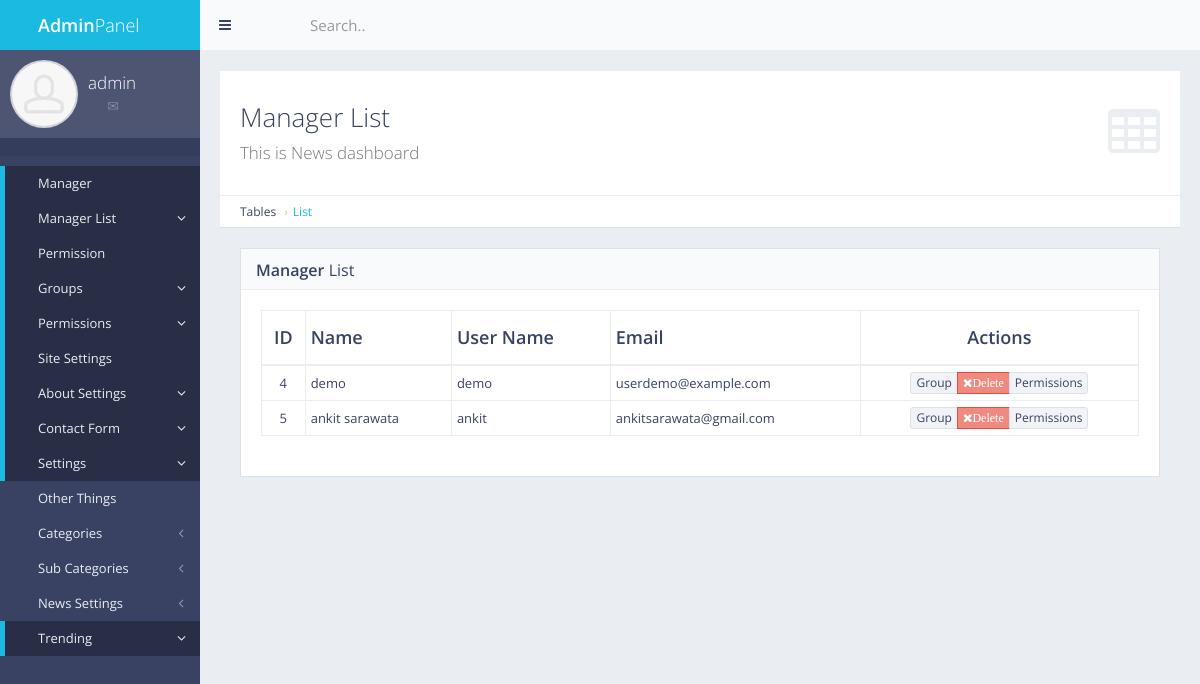
Page /panel/manager/list/ (signed in) on the committed database.
### manager/models.py (models this page shows, shortened)
class Manager(models.Model):
    name = models.CharField(max_length=250)
    uname = models.CharField(default="",max_length=250)
    email = models.CharField(max_length=250)

### manager/views.py (the view)
# urls.py: path('panel/manager/list/', views.manager_list, name='manager_list'),
def manager_list(request):
    if not request.user.is_authenticated:
        return redirect('mylogin')
    prem = 0
    for i in request.user.groups.all():
        if i.name == 'masteruser': prem = 1
    if prem == 0:
        error = 'Access Denied'
        return render(request, 'back/error.html', {'error': error})
    manager = Manager.objects.all()
    return render(request, 'back/manager_list.html',{'manager':manager})

### myapp/templatetags/extra_auth.py (called while the page is built)
@register.filter(name="has_group")
def has_group(user, group_name):
    return user.groups.filter(name=group_name).exists()

### myapp/templates/back/manager_list.html (shortened to what this page needs)
{% extends 'back/master.html' %}
{% load static %}
{% block mainblock %}
                    <div id="page-content">
                        <div class="content-header">
                            <div class="header-section">
                                <h1>
                                    <i class="fa fa-table"></i>Manager List<br><small>This is News dashboard</small>
                                </h1>
                            </div>
                        </div>
                        <ul class="breadcrumb breadcrumb-top">
                            <li>Tables</li>
                            <li><a href="manager/list/">List</a></li>
                        </ul>
                        <div class="block full">
                            <div class="block-title">
                                <h2><strong>Manager</strong> List</h2>
                            </div>
                            <div class="table-responsive">
                                <table id="example-datatable" class="table table-vcenter table-condensed table-bordered">
                                    <thead>
                                        <tr>
                                            <th class="text-center">ID</th>
                                            <th>Name</th>
                                            <th>User Name</th>
                                            <th>Email</th>
                                            <th class="text-center">Actions</th>
                                        </tr>
                                    </thead>
                                    <tbody>
                                    {% for c in manager %}
                                        <tr>
                                            <td class="text-center">{{c.pk}}</td>
                                            <td>{{c.name}}</td>
                                            <td>{{c.uname}}</td>
                                            <td>{{c.email}}</td>
                                            <td class="text-center">
                                                <div class="btn-group">
                                                    <a href="{% url 'user_group' id=c.pk %}" data-toggle="tooltip" title="group" class="btn btn-xs btn-default">Group</i></a>
                                                    <a href="{% url 'manager_del' id=c.pk %}" data-toggle="tooltip" title="Delete" class="btn btn-xs btn-danger"><i class="fa fa-times">Delete</i></a>
                                                    <a href="{% url 'user_perms' id=c.pk %}" data-toggle="tooltip" title="group" class="btn btn-xs btn-default">Permissions</i></a>
                                                </div>
                                            </td>
                                        </tr>
                                    {% endfor %}
                                </table>
                            </div>
                        </div>
                    </div>
 {% endblock %}

### myapp/templates/back/master.html (shortened to what this page needs)
{% load static %}
{% load extra_auth %}
{% if user.is_authenticated %}
<!DOCTYPE html>
 <html class="no-js" lang="en">
<head>
    <link rel="stylesheet" href="{% static "back/css/bootstrap.min.css" %}">
    <link rel="stylesheet" href="{% static "back/css/plugins.css" %}">
    <link rel="stylesheet" href="{% static "back/css/main.css" %}">
    <link rel="stylesheet" href="{% static "back/css/themes.css" %}">
</head>
<body>
<div id="page-wrapper">
    <div id="page-container" class="sidebar-partial sidebar-visible-lg sidebar-no-animations">
        <div id="sidebar">
            <div id="sidebar-scroll">
                <div class="sidebar-content">
                    <a href="/panel" class="sidebar-brand">
                        <i class="gi gi-flash"></i><span class="sidebar-nav-mini-hide"><strong>Admin</strong>Panel</span>
                    </a>
                    <div class="sidebar-section sidebar-user clearfix sidebar-nav-mini-hide">
                        <div class="sidebar-user-avatar">
                            <a href="page_ready_user_profile.html">
                                <img src="{% static "back/img/placeholders/avatars/avatar2.jpg" %}" alt="avatar">
                            </a>
                        </div>
                        <div class="sidebar-user-name">{{request.user}}</div>
                        <div class="sidebar-user-links">
                            <a href="page_ready_user_profile.html" data-toggle="tooltip" data-placement="bottom" title="Profile"><i class="gi gi-user"></i></a>
                            <a href="page_ready_inbox.html" data-toggle="tooltip" data-placement="bottom" title="Messages"><i class="gi gi-envelope"></i></a>
                            <a href="{% url 'change_pass' %}" class="enable-tooltip" data-placement="bottom" title="Settings"><i class="gi gi-cogwheel"></i></a>
                            <a href="{% url 'mylogout' %}" data-toggle="tooltip" data-placement="bottom" title="Logout"><i class="gi gi-exit"></i></a>
                        </div>
                    </div>
                    <ul class="sidebar-section sidebar-themes clearfix sidebar-nav-mini-hide">
                    </ul>
                    <ul class="sidebar-nav">
                        {% if request.user|has_group:"masteruser" %}
                        <li>
                         <a href="{% url 'panel' %}" class=" active"><i class="gi gi-stopwatch sidebar-nav-icon"></i><span class="sidebar-nav-mini-hide">Manager</span></a>
                         </li>
                        <li>
                            <a href="{% url 'manager_list' %}" class=" active"><i class="fa fa-angle-left sidebar-nav-indicator sidebar-nav-mini-hide"></i><i class="gi gi-show_big_thumbnails sidebar-nav-icon"></i><span class="sidebar-nav-mini-hide">Manager List</span></a>
                        </li>
                        <li>
                         <a href="{% url 'panel' %}" class=" active"><i class="gi gi-stopwatch sidebar-nav-icon"></i><span class="sidebar-nav-mini-hide">Permission</span></a>
                         </li>
                        <li>
                            <a href="{% url 'manager_group' %}" class=" active"><i class="fa fa-angle-left sidebar-nav-indicator sidebar-nav-mini-hide"></i><i class="gi gi-show_big_thumbnails sidebar-nav-icon"></i><span class="sidebar-nav-mini-hide">Groups</span></a>
                        </li>
                         <li>
                            <a href="{% url 'manager_perms' %}" class=" active"><i class="fa fa-angle-left sidebar-nav-indicator sidebar-nav-mini-hide"></i><i class="gi gi-show_big_thumbnails sidebar-nav-icon"></i><span class="sidebar-nav-mini-hide">Permissions</span></a>
                        </li>
                         <li>
                         <a href="{% url 'site_settings' %}" class=" active"><i class="gi gi-stopwatch sidebar-nav-icon"></i><span class="sidebar-nav-mini-hide">Site Settings</span></a>
                         </li>
                        <li>
                            <a href="{% url 'about_settings' %}" class=" active"><i class="fa fa-angle-left sidebar-nav-indicator sidebar-nav-mini-hide"></i><i class="gi gi-show_big_thumbnails sidebar-nav-icon"></i><span class="sidebar-nav-mini-hide">About Settings</span></a>
                        </li>
                          <li>
                            <a href="{% url 'contact_show' %}" class=" active"><i class="fa fa-angle-left sidebar-nav-indicator sidebar-nav-mini-hide"></i><i class="gi gi-show_big_thumbnails sidebar-nav-icon"></i><span class="sidebar-nav-mini-hide">Contact Form</span></a>
                        </li>
                        <li>
                            <a href="{% url 'site_settings' %}" class=" active"><i class="fa fa-angle-left sidebar-nav-indicator sidebar-nav-mini-hide"></i><i class="gi gi-show_big_thumbnails sidebar-nav-icon"></i><span class="sidebar-nav-mini-hide">Settings</span></a>
                        </li>
                             {% endif %}
                         <li>
                         <a href="{% url 'site_settings' %}" class="sidebar-nav-menu"><i class="gi gi-stopwatch sidebar-nav-icon"></i><span class="sidebar-nav-mini-hide">Other Things</span></a>
                         </li>
                            <li>
                            <a href="#" class="sidebar-nav-menu"><i class="fa fa-angle-left sidebar-nav-indicator sidebar-nav-mini-hide"></i><i class="gi gi-show_big_thumbnails sidebar-nav-icon"></i><span class="sidebar-nav-mini-hide">Categories</span></a>
                        </li>
                        <li>
                            <a href="#" class="sidebar-nav-menu"><i class="fa fa-angle-left sidebar-nav-indicator sidebar-nav-mini-hide"></i><i class="gi gi-show_big_thumbnails sidebar-nav-icon"></i><span class="sidebar-nav-mini-hide">Sub Categories</span></a>
                        </li>
                        <li>
                            <a href="#" class="sidebar-nav-menu"><i class="fa fa-angle-left sidebar-nav-indicator sidebar-nav-mini-hide"></i><i class="gi gi-show_big_thumbnails sidebar-nav-icon"></i><span class="sidebar-nav-mini-hide">News Settings</span></a>
                        </li>
                          <li>
                            <a href="{% url 'trending_add' %}" class=" active"><i class="fa fa-angle-left sidebar-nav-indicator sidebar-nav-mini-hide"></i><i class="gi gi-show_big_thumbnails sidebar-nav-icon"></i><span class="sidebar-nav-mini-hide">Trending</span></a>
                        </li>
                    </ul>
                </div>
            </div>
        </div>
        <div id="main-container">
            <header class="navbar navbar-default">
                <ul class="nav navbar-nav-custom">
                    <li>
                        <a href="javascript:void(0)" onclick="App.sidebar('toggle-sidebar');this.blur();">
                            <i class="fa fa-bars fa-fw"></i>
                        </a>
                    </li>
                    <li class="dropdown">
                        <a href="javascript:void(0)" class="dropdown-toggle" data-toggle="dropdown">
                            <i class="gi gi-settings"></i>
                        </a>
                    </li>
                </ul>
                <form action="page_ready_search_results.html" method="post" class="navbar-form-custom">
                    <div class="form-group">
                        <input type="text" id="top-search" name="top-search" class="form-control" placeholder="Search..">
                    </div>
                </form>
            </header>
            <div id="page-content">
                {% block mainblock %}
                {% endblock %}
            </div>
        </div>
    </div>
</div>
</body>
</html>
{% endif %}

### rows in the picture
Manager: pk "4", name "demo", uname "demo", email "userdemo@example.com"
Manager: pk "5", name "ankit sarawata", uname "ankit", email "ankitsarawata@gmail.com"

### other values in the picture
{{ request.user }} "admin"
